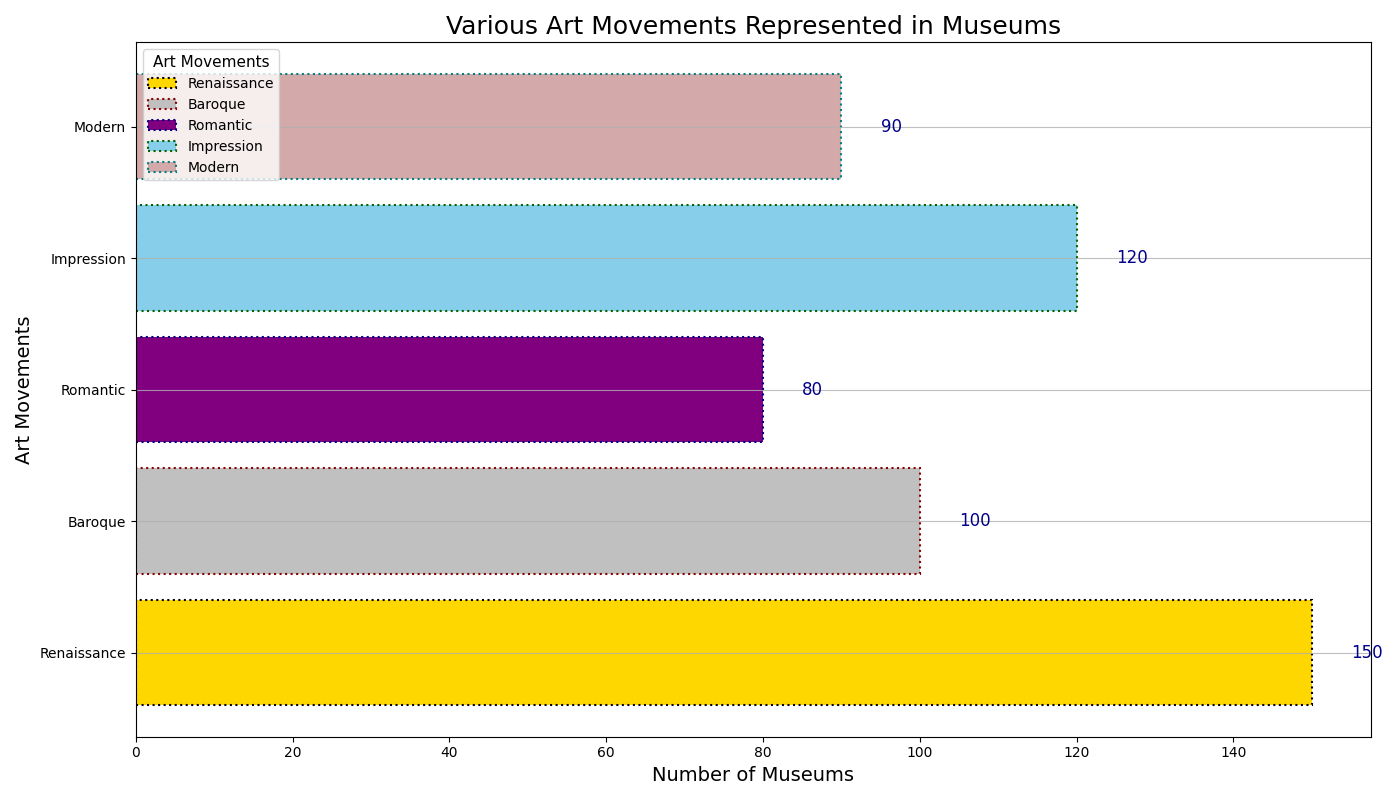

Recreate this plot in Python.
import matplotlib.pyplot as plt
import numpy as np

art_movements = ['Renaissance', 'Baroque', 'Romantic', 'Impression', 'Modern']
museum_counts = [150, 100, 80, 120, 90]

fig, ax = plt.subplots(figsize=(14, 8))

# Randomly altered coloring and edge styles
colors = ['#FFD700', '#C0C0C0', '#800080', '#87CEEB', '#D3A9A9']
edge_colors = ['black', 'darkred', 'navy', 'darkgreen', 'teal']

bars = ax.barh(art_movements, museum_counts, color=colors, edgecolor=edge_colors, linestyle='dotted', linewidth=1.5)

# Altered annotation styles
for bar in bars:
    xval = bar.get_width()
    ax.text(
        xval + 5,  # shifted the text to the right
        bar.get_y() + bar.get_height() / 2,
        f'{xval}',
        va='center',
        ha='left',
        fontsize=12,  # changed font size
        fontweight='normal',  # changed font weight
        color='darkblue'  # changed text color
    )

# Modified title and labels
ax.set_title(
    'Various Art Movements Represented in Museums',
    fontsize=18, fontweight='normal'
)
ax.set_xlabel('Number of Museums', fontsize=14)
ax.set_ylabel('Art Movements', fontsize=14)

plt.yticks(rotation=0)

# Randomly changed legend placement and style
ax.legend(bars, art_movements, title='Art Movements',
          title_fontsize='11', loc='upper left', fontsize='10')

# Randomly altered grid style
ax.grid(True, linestyle='-', alpha=0.8, axis='y')

plt.tight_layout()

plt.show()
